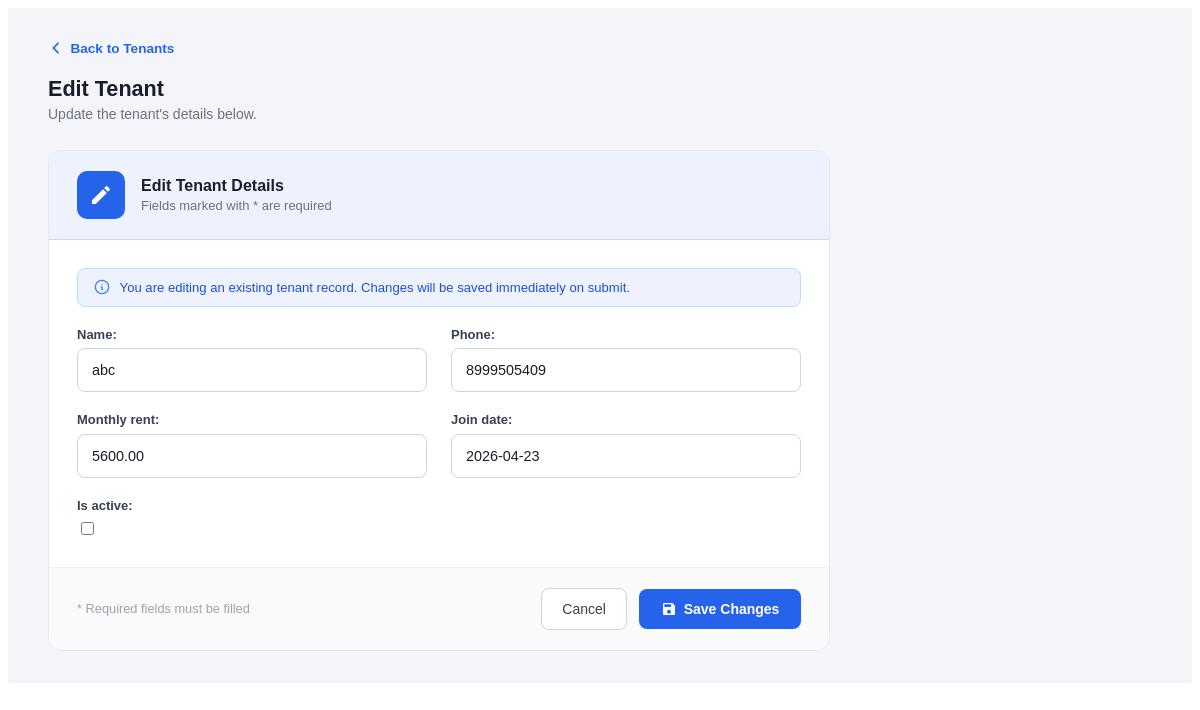
The page /edit/3/ on the database its author committed.
### tracker/models.py (models this page shows, shortened)
class tenant(models.Model):
    name=models.CharField(max_length=100)
    phone=models.CharField(max_length=15,default="")
    monthly_rent=models.DecimalField(max_digits=10,decimal_places=2,default=0)
    join_date=models.DateField()
    is_active=models.BooleanField(default=True)

### tracker/views.py (the view)
# urls.py: path("edit/<int:id>/",views.tenant_edit,name="tenant_edit"),
def tenant_edit(request,id):
     Tenant= get_object_or_404(tenant,id=id)
     if request.method =="POST":
          form=tenantform(request.POST,instance=Tenant)
          if form.is_valid():
               form.save()
               return redirect("tenant_list")
     else:
               form=tenantform(instance=Tenant)
     return render(request,"tracker/tenantedit.html",{"form":form})

### tracker/forms.py
class tenantform(ModelForm):
    class Meta:
        model=tenant
        fields=['name','phone','monthly_rent','join_date','is_active']

### tracker/templates/tracker/tenantedit.html (shortened to what this page needs)
{% load static %}
<!DOCTYPE html>
<html lang="en">
<head>
     <link rel="stylesheet" href="{% static 'css/tenantedit.css' %}">
</head>
<body>
<div id="page-dashboard" class="page active">
  <div class="app-shell">
    <div class="main-area">
      <a href="{% url 'tenant_list' %}" class="back-btn">
        <svg fill="none" viewBox="0 0 24 24" stroke="currentColor" stroke-width="2.5">
          <path stroke-linecap="round" stroke-linejoin="round" d="M15 19l-7-7 7-7"/>
        </svg>
        Back to Tenants
      </a>
      <div class="page-header">
        <h2>Edit Tenant</h2>
        <p>Update the tenant's details below.</p>
      </div>
      <div class="tenant-form-card">
        <div class="form-card-header">
          <div class="icon-wrap">
            <svg viewBox="0 0 24 24" xmlns="http://www.w3.org/2000/svg">
              <path d="M3 17.25V21h3.75L17.81 9.94l-3.75-3.75L3 17.25zM20.71 7.04a1 1 0 000-1.41l-2.34-2.34a1 1 0 00-1.41 0l-1.83 1.83 3.75 3.75 1.83-1.83z"/>
            </svg>
          </div>
          <div class="header-text">
            <h3>Edit Tenant Details</h3>
            <p>Fields marked with * are required</p>
          </div>
        </div>
        <form method="post" novalidate>
          <div class="form-card-body">
            <div class="edit-notice">
              <svg fill="none" viewBox="0 0 24 24" stroke="currentColor" stroke-width="2">
                <path stroke-linecap="round" stroke-linejoin="round" d="M13 16h-1v-4h-1m1-4h.01M12 2a10 10 0 110 20A10 10 0 0112 2z"/>
              </svg>
              You are editing an existing tenant record. Changes will be saved immediately on submit.
            </div>
            <div class="tenant-form">
              {{ form.as_p }}
            </div>
          </div>
          <div class="form-card-footer">
            <span class="required-note">* Required fields must be filled</span>
            <div class="action-btns">
              <a href="{% url 'tenant_list' %}" class="btn-cancel">Cancel</a>
              <button type="submit" class="btn-save">
                <svg viewBox="0 0 24 24" xmlns="http://www.w3.org/2000/svg">
                  <path d="M17 3H5a2 2 0 0 0-2 2v14a2 2 0 0 0 2 2h14a2 2 0 0 0 2-2V7l-4-4zm-5 16a3 3 0 1 1 0-6 3 3 0 0 1 0 6zm3-10H5V5h10v4z"/>
                </svg>
                Save Changes
              </button>
            </div>
          </div>
        </form>
      </div>
    </div>
  </div>
</div>

### tracker/static/css/tenantedit.css (style rules this page uses)
#page-dashboard.page { display: block; }
.app-shell { min-height: 100vh; }
.main-area { flex: 1; padding: 2rem 2.5rem; background: #f4f5f9; animation:fadeUp .4s var(--ease) both; font-family:'DM Sans',sans-serif ; -webkit-font-smoothing:antialiased; }
.back-btn { display: inline-flex; align-items: center; gap: 0.4rem; font-size: 0.85rem; font-weight: 600; color: var(--blue-600, #2563eb); text-decoration: none; margin-bottom: 1.25rem; transition: gap 0.15s; }
.back-btn svg { width: 16px; height: 16px; }
.page-header { margin-bottom: 1.75rem; }
.page-header h2 { font-size: 1.35rem; font-weight: 700; color: #1a1d2e; margin: 0 0 0.25rem; }
.page-header p { font-size: 0.875rem; color: #6b7280; margin: 0; }
.tenant-form-card { background: #ffffff; border-radius: 14px; border: 1px solid #e5e7eb; max-width: 780px; overflow: hidden; }
.form-card-header { display: flex; align-items: center; gap: 1rem; background: var(--indigo-50, #eef2ff); padding: 1.25rem 1.75rem; border-bottom: 1px solid var(--blue-200, #bfdbfe); }
.form-card-header .icon-wrap { width: 48px; height: 48px; border-radius: 10px; background: var(--blue-600, #2563eb); display: flex; align-items: center; justify-content: center; flex-shrink: 0; }
.form-card-header .icon-wrap svg { width: 24px; height: 24px; fill: #fff; }
.form-card-header .header-text h3 { font-size: 1rem; font-weight: 700; color: #1a1d2e; margin: 0 0 0.15rem; }
.form-card-header .header-text p { font-size: 0.8125rem; color: #6b7280; margin: 0; }
.form-card-body { padding: 1.75rem; }
.tenant-form { display: grid; grid-template-columns: 1fr 1fr; gap: 1.25rem 1.5rem; }
.tenant-form p { margin: 0; }
.tenant-form p > label { display: block; font-size: 0.8125rem; font-weight: 600; color: #374151; margin-bottom: 0.4rem; }
.tenant-form input[type="text"], .tenant-form input[type="email"], .tenant-form input[type="number"], .tenant-form input[type="tel"], .tenant-form input[type="date"], .tenant-form select, .tenant-form textarea { width: 100%; box-sizing: border-box; height: 44px; padding: 0 0.875rem; border: 1px solid #d1d5db; border-radius: 8px; font-size: 0.9rem; color: #1a1d2e; background: #fff; outline: none; transition: border-color 0.15s, box-shadow 0.15s; appearance: none; -webkit-appearance: none; }
.tenant-form input::placeholder, .tenant-form textarea::placeholder { color: #9ca3af; }
.edit-notice { display: flex; align-items: center; gap: 0.6rem; background: var(--indigo-50, #eef2ff); border: 1px solid var(--blue-200, #bfdbfe); border-radius: 8px; padding: 0.65rem 1rem; margin-bottom: 1.25rem; font-size: 0.82rem; color: var(--blue-700, #1d4ed8); }
.edit-notice svg { width: 16px; height: 16px; flex-shrink: 0; color: var(--blue-500, #3b82f6); }
.form-card-footer { display: flex; align-items: center; justify-content: space-between; padding: 1.25rem 1.75rem; border-top: 1px solid #f0f1f5; background: #fafafa; }
.form-card-footer .required-note { font-size: 0.8rem; color: #9ca3af; }
.form-card-footer .action-btns { display: flex; gap: 0.75rem; align-items: center; }
.btn-cancel { display: inline-flex; align-items: center; height: 40px; padding: 0 1.25rem; border-radius: 8px; border: 1px solid #d1d5db; background: #fff; font-size: 0.875rem; font-weight: 500; color: #374151; cursor: pointer; text-decoration: none; transition: background 0.15s; }
.btn-save { display: inline-flex; align-items: center; gap: 0.45rem; height: 40px; padding: 0 1.35rem; border-radius: 8px; border: none; background: var(--blue-600, #2563eb); font-size: 0.875rem; font-weight: 600; color: #fff; cursor: pointer; transition: background 0.15s; }
.btn-save svg { width: 16px; height: 16px; fill: #fff; flex-shrink: 0; }

### rows shown on the page
tenant: name "abc", phone "8999505409", monthly_rent "5600.00", join_date "2026-04-23"
